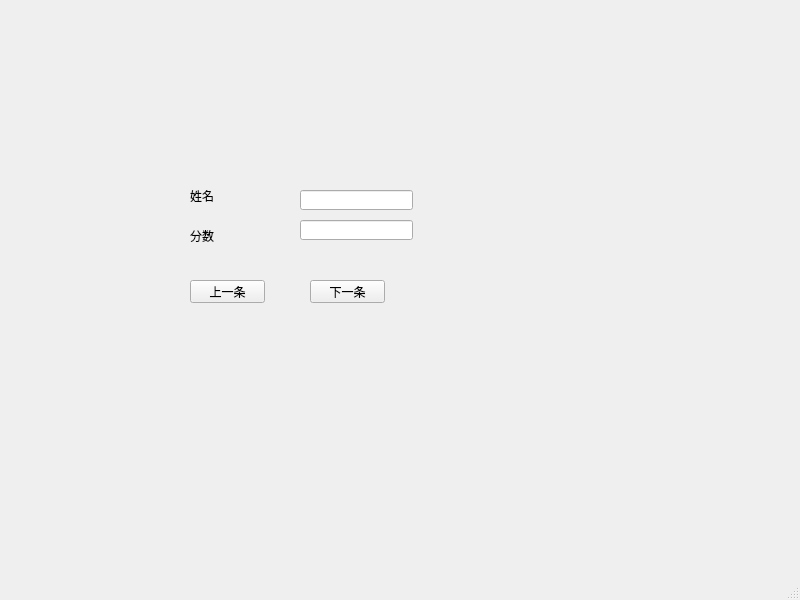
<?xml version="1.0" encoding="UTF-8"?>
<ui version="4.0">
 <class>MainWindow2</class>
 <widget class="QMainWindow" name="MainWindow2">
  <property name="geometry">
   <rect>
    <x>0</x>
    <y>0</y>
    <width>800</width>
    <height>600</height>
   </rect>
  </property>
  <property name="windowTitle">
   <string>MainWindow</string>
  </property>
  <widget class="QWidget" name="centralwidget">
   <widget class="QLabel" name="label">
    <property name="geometry">
     <rect>
      <x>190</x>
      <y>190</y>
      <width>54</width>
      <height>12</height>
     </rect>
    </property>
    <property name="text">
     <string>姓名</string>
    </property>
   </widget>
   <widget class="QLabel" name="label_2">
    <property name="geometry">
     <rect>
      <x>190</x>
      <y>230</y>
      <width>54</width>
      <height>12</height>
     </rect>
    </property>
    <property name="text">
     <string>分数</string>
    </property>
   </widget>
   <widget class="QLineEdit" name="lineEdit">
    <property name="geometry">
     <rect>
      <x>300</x>
      <y>190</y>
      <width>113</width>
      <height>20</height>
     </rect>
    </property>
   </widget>
   <widget class="QLineEdit" name="lineEdit_2">
    <property name="geometry">
     <rect>
      <x>300</x>
      <y>220</y>
      <width>113</width>
      <height>20</height>
     </rect>
    </property>
   </widget>
   <widget class="QPushButton" name="pushButton">
    <property name="geometry">
     <rect>
      <x>190</x>
      <y>280</y>
      <width>75</width>
      <height>23</height>
     </rect>
    </property>
    <property name="text">
     <string>上一条</string>
    </property>
   </widget>
   <widget class="QPushButton" name="pushButton_2">
    <property name="geometry">
     <rect>
      <x>310</x>
      <y>280</y>
      <width>75</width>
      <height>23</height>
     </rect>
    </property>
    <property name="text">
     <string>下一条</string>
    </property>
   </widget>
  </widget>
  <widget class="QMenuBar" name="menubar">
   <property name="geometry">
    <rect>
     <x>0</x>
     <y>0</y>
     <width>800</width>
     <height>23</height>
    </rect>
   </property>
  </widget>
  <widget class="QStatusBar" name="statusbar"/>
 </widget>
 <resources/>
 <connections/>
</ui>
